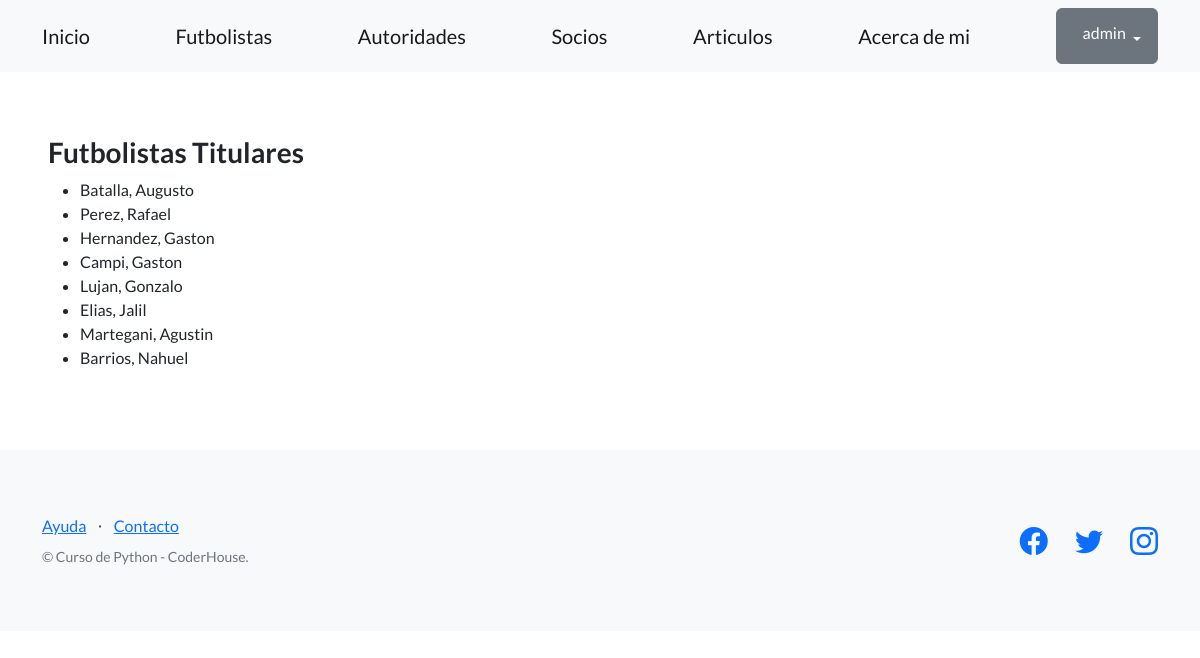
The app's page /control/futbolistas/ (signed in) with its own data.
### Cuervo/models.py (models this page shows, shortened)
class Futbolista(models.Model):
    nombre = models.CharField(max_length=256)
    apellido = models.CharField(max_length=256)
    posicion = models.CharField(max_length=256)
    altura = models.IntegerField(null=True)

### Cuervo/views.py (the view)
# urls.py: path("futbolistas/", listar_futbolistas, name="lista_futbolistas"),
def listar_futbolistas(request):
    contexto = {
        "futbolistas": Futbolista.objects.all(),
    }
    http_response = render(
        request=request,
        template_name='Cuervo/lista_futbolistas.html',
        context=contexto,
    )
    return http_response

### Cuervo/templates/Cuervo/lista_futbolistas.html (shortened to what this page needs)
{% extends "templates/base.html" %}
{% block contenido %}
<h3>Futbolistas Titulares</h3>
<ul>
{% for futbolista in futbolistas %}
  <li>
    {{ futbolista.apellido}}, {{ futbolista.nombre}}
  </li>
{% endfor %}
</ul>
{% endblock contenido %}

### templates/base.html (shortened to what this page needs)
{% load static %}
<!DOCTYPE html>
<html lang="en">
<head>
    <link href="https://cdn.jsdelivr.net/npm/bootstrap-icons@1.5.0/font/bootstrap-icons.css" rel="stylesheet" type="text/css" />
    <link href="{% static 'css/styles.css' %}" rel="stylesheet" />
</head>
<body>
    <nav class="navbar navbar-light bg-light static-top">
        <div class="container">
            <a class="navbar-brand" href="{% url "inicio"%}">Inicio</a>
            <a class="navbar-brand" href="{% url 'lista_futbolistas' %}">Futbolistas</a>
            <a class="navbar-brand" href="{% url 'lista_autoridades' %}">Autoridades</a>
            <a class="navbar-brand" href="{% url 'lista_socios' %}">Socios</a>
            <a class="navbar-brand" href="{% url "lista_articulos" %}">Articulos</a>
            <a class="navbar-brand" href="{% url 'acerca_de_mi' %}">Acerca de mi</a>
            {% if user.is_authenticated %}
            <div class="dropdown">
                <button class="btn btn-secondary dropdown-toggle" type="button" id="dropdownMenuButton1" data-bs-toggle="dropdown" aria-expanded="false">
                    <div style="display: inline-flex;">
                        <span>{{ user.username }}</span>
                    </div>
                </button>
            </div>
            {% else %}
            <a class="btn btn-primary" href="{% url 'login' %}">Inicio sesión</a>
            <a class="btn btn-success" href="{% url 'registro' %}">Registro</a>
            {% endif %}
        </div>
    </nav>
    <section style="padding:4rem 3rem;">
        {% block contenido %} {% endblock contenido %}
    </section>
    <footer class="footer bg-light">
        <div class="container">
            <div class="row">
                <div class="col-lg-6 h-100 text-center text-lg-start my-auto">
                    <ul class="list-inline mb-2">
                        <li class="list-inline-item"><a href="#!">Ayuda</a></li>
                        <li class="list-inline-item">⋅</li>
                        <li class="list-inline-item"><a href="#!">Contacto</a></li>
                    </ul>
                    <p class="text-muted small mb-4 mb-lg-0">&copy; Curso de Python - CoderHouse.</p>
                </div>
                <div class="col-lg-6 h-100 text-center text-lg-end my-auto">
                    <ul class="list-inline mb-0">
                        <li class="list-inline-item me-4">
                            <a href="https://www.facebook.com/SanLorenzo/"><i class="bi-facebook fs-3"></i></a>
                        </li>
                        <li class="list-inline-item me-4">
                            <a href="https://twitter.com/SanLorenzo"><i class="bi-twitter fs-3"></i></a>
                        </li>
                        <li class="list-inline-item">
                            <a href="https://www.instagram.com/sanlorenzo/"><i class="bi-instagram fs-3"></i></a>
                        </li>
                    </ul>
                </div>
            </div>
        </div>
    </footer>
</body>
</html>

### records on screen
Futbolista: apellido "Batalla", nombre "Augusto"
Futbolista: apellido "Perez", nombre "Rafael"
Futbolista: apellido "Hernandez", nombre "Gaston"
Futbolista: apellido "Campi", nombre "Gaston"
Futbolista: apellido "Lujan", nombre "Gonzalo"
Futbolista: apellido "Elias", nombre "Jalil"
Futbolista: apellido "Martegani", nombre "Agustin"
Futbolista: apellido "Barrios", nombre "Nahuel"

### other values on screen
{{ user.username }} "admin"
